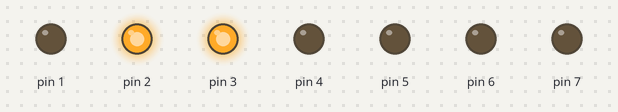
The sketch below on a simulated Arduino Uno, built with avr-gcc and run on an emulated ATmega328P. Shown: output pins drawn as LEDs (lit = HIGH).

Above: at 0.1 s.
Timing chart, 0 to 1.6 s (numbered marks = the images above):
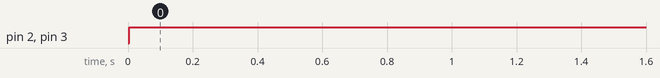

Measured:
- by itself, pin 2, pin 3: LOW → HIGH at 0.00 s

The sketch:

Arduino_Uno_nnet.ino
```cpp
void setup()

{
  for(int p=1; p<=7; p++)
  {
    pinMode(p,OUTPUT);
  }
}

void loop()
{
 extern char W[10][100];
 extern int seven_seg_disp[10][7];

 extern int draw_num[10][10];
 int I[100];
 int h=-1;

 for(int i=0; i<10; i++)
 {
  for(int j=0; j<10; j++)
  {
    h=h+1;
    I[h]=draw_num[i][j];
  }
 }


 float Z[10]={0,0,0,0,0,0,0,0,0,0};

 // Matrix Multiplication Z=W*I
 for(int n1=0; n1<10; n1++)
 {
  for(int nx=0; nx<100; nx++)
  {
    //Z[n1] = Z[n1] + W[n1][nx]*I[nx];

    if(I[nx]==1)
      Z[n1] = Z[n1] + W[n1][nx];
  }
 }

 // Finding Maximum value and its index
 int M=0;
 int index;
 for(int k=0; k<10; k++)
 {
    if(M<=Z[k] & Z[k]>0)
    {
        M=Z[k];
        index=k;
    }
 }

 for(int d=0; d<7; d++)
 {
  if(seven_seg_disp[index][d]==0)
  {
    digitalWrite(d+1, HIGH);
  }
 }
 delay(1000);
}
```

7_seg_disp.ino
```cpp
int seven_seg_disp[10][7]=
{{0,1,1,1,1,1,1},
 {0,0,0,0,1,1,0},
 {1,0,1,1,0,1,1},
 {1,0,0,1,1,1,1},
 {1,1,0,0,1,1,0},
 {1,1,0,1,1,0,1},
 {1,1,1,1,1,0,1},
 {0,0,0,0,1,1,1},
 {1,1,1,1,1,1,1},
 {1,1,0,1,1,1,1}};
```

draw_number.ino
```cpp
int draw_num[10][10]=
{
   {0, 0, 0, 0, 0, 0, 0, 0, 0, 0},
   {0, 0, 0, 0, 0, 0, 0, 0, 0, 0},
   {0, 0, 1, 1, 1, 1, 1, 0, 0, 0},
   {0, 0, 0, 0, 0, 0, 1, 0, 0, 0},
   {0, 0, 0, 0, 0, 0, 1, 0, 0, 0},
   {0, 0, 0, 1, 1, 1, 0, 0, 0, 0},
   {0, 0, 0, 0, 0, 1, 0, 0, 0, 0},
   {0, 0, 0, 0, 1, 0, 0, 0, 0, 0},
   {0, 1, 1, 1, 0, 0, 0, 0, 0, 0},
   {0, 0, 0, 0, 0, 0, 0, 0, 0, 0}
};
```

Source omitted: Weights.ino (data table, 3070 bytes)
